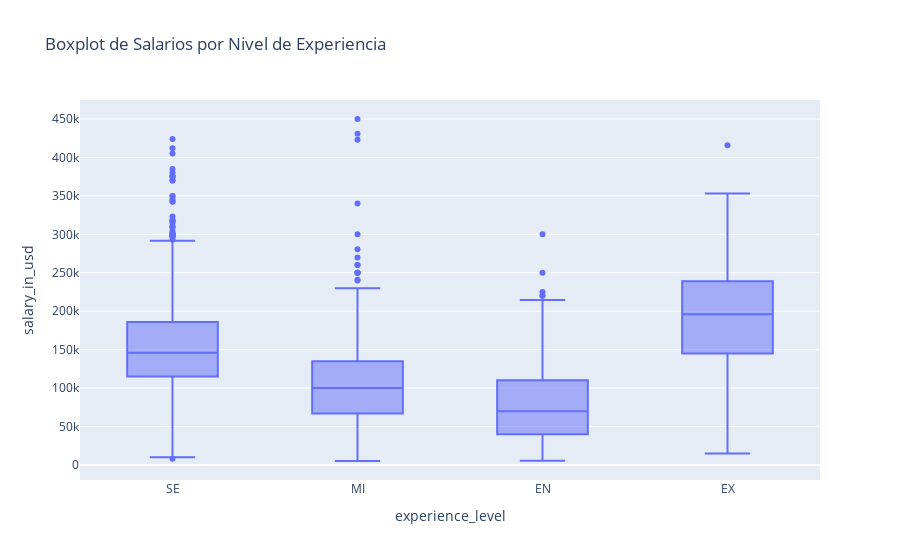

Write notebook code for a chart like this one.
### Code cell
print(df.groupby(['experience_level'])['salary_in_usd'].describe())
# Crear el boxplot
fig = px.box(df, x='experience_level', y='salary_in_usd', title='Boxplot de Salarios por Nivel de Experiencia')
# Mostrar la figura
fig.show()

### Figure 1 — Plotly figure (JSON) as saved in the notebook; plotly's stock layout.template omitted (floating-point values rounded to 4 significant figures; data arrays with more than 128 entries replaced by an {"elided": "..."} marker saying what was removed)
{"data": [{"alignmentgroup": "True", "hovertemplate": "experience_level=%{x}<br>salary_in_usd=%{y}<extra></extra>", "legendgroup": "", "marker": {"color": "#636efa"}, "name": "", "notched": false, "offsetgroup": "", "orientation": "v", "showlegend": false, "type": "box", "x": {"elided": "3755 str values"}, "x0": " ", "xaxis": "x", "y": {"elided": "3755 int values"}, "y0": " ", "yaxis": "y"}], "layout": {"boxmode": "group", "legend": {"tracegroupgap": 0}, "title": {"text": "Boxplot de Salarios por Nivel de Experiencia"}, "xaxis": {"anchor": "y", "domain": [0, 1], "title": {"text": "experience_level"}}, "yaxis": {"anchor": "x", "domain": [0, 1], "title": {"text": "salary_in_usd"}}}}
